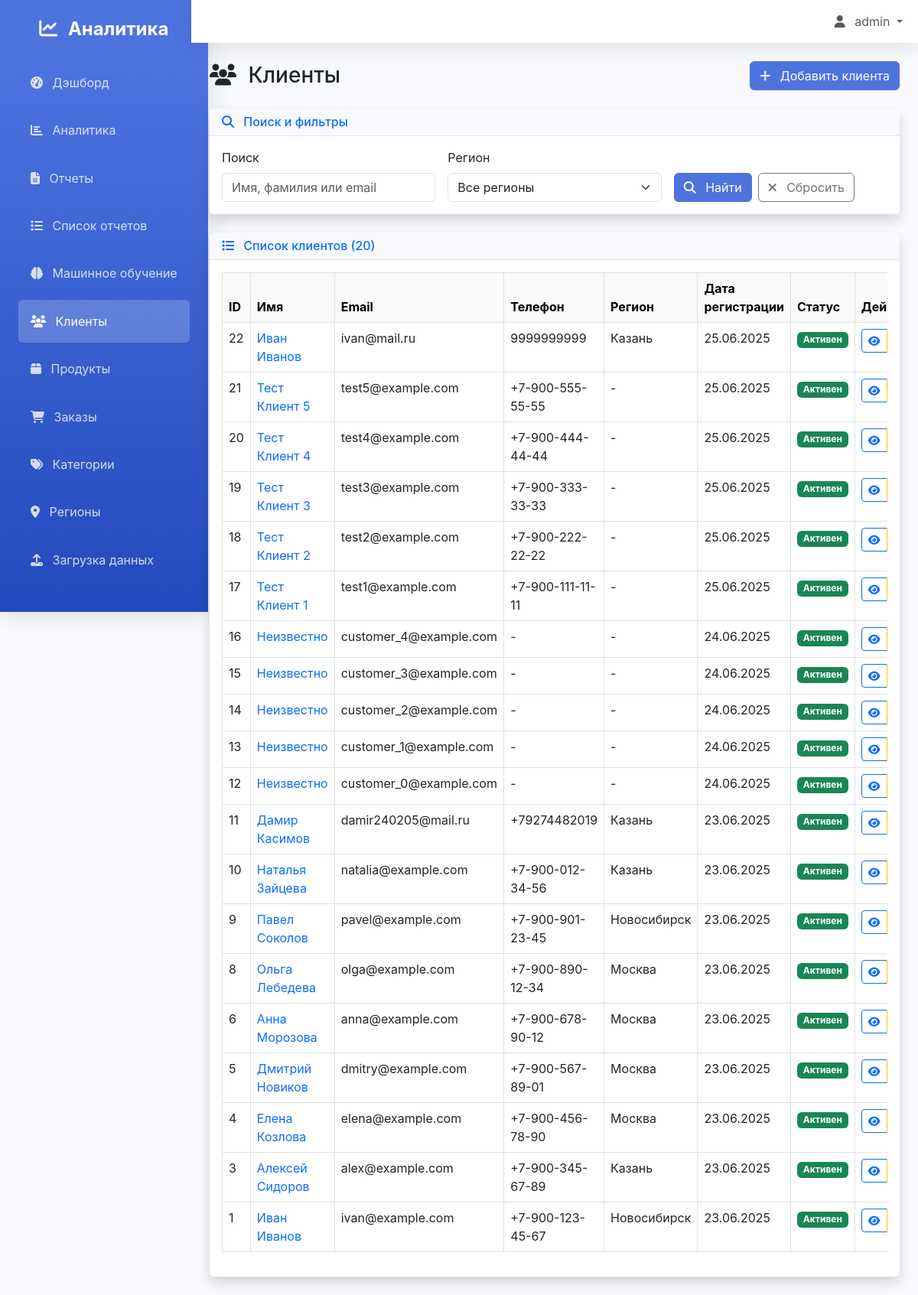
The page /customers/ (signed in) on the database its author committed.
### analytics/models.py (models this page shows, shortened)
class Customer(models.Model):
    GENDER_CHOICES = [
        ('M', 'Мужской'),
        ('F', 'Женский'),
        ('O', 'Другой'),
    ]
    user = models.OneToOneField(User, on_delete=models.CASCADE, null=True, blank=True, verbose_name="Пользователь")
    first_name = models.CharField(max_length=100, verbose_name="Имя")
    last_name = models.CharField(max_length=100, verbose_name="Фамилия")
    email = models.EmailField(unique=True, verbose_name="Email")
    phone = models.CharField(max_length=20, blank=True, verbose_name="Телефон")
    gender = models.CharField(max_length=1, choices=GENDER_CHOICES, blank=True, verbose_name="Пол")
    birth_date = models.DateField(null=True, blank=True, verbose_name="Дата рождения")
    region = models.ForeignKey(Region, on_delete=models.SET_NULL, null=True, blank=True, verbose_name="Регион")
    address = models.TextField(blank=True, verbose_name="Адрес")
    registration_date = models.DateTimeField(auto_now_add=True, verbose_name="Дата регистрации")
    is_active = models.BooleanField(default=True, verbose_name="Активен")
    class Meta:
        verbose_name = "Клиент"
        verbose_name_plural = "Клиенты"
        ordering = ['-registration_date']
    @property
    def full_name(self):
        return f"{self.first_name} {self.last_name}"

class Region(models.Model):
    name = models.CharField(max_length=100, verbose_name="Название")
    code = models.CharField(max_length=10, unique=True, verbose_name="Код региона")
    population = models.IntegerField(default=0, verbose_name="Население")
    created_at = models.DateTimeField(auto_now_add=True, verbose_name="Дата создания")
    class Meta:
        verbose_name = "Регион"
        verbose_name_plural = "Регионы"
        ordering = ['name']

### analytics/views.py (the view)
# urls.py: path('customers/', views.CustomerListView.as_view(), name='customer_list'),
class CustomerListView(LoginRequiredMixin, ListView):
    model = Customer
    template_name = 'analytics/customer_list.html'
    context_object_name = 'customers'
    paginate_by = 20
    def get_queryset(self):
        queryset = Customer.objects.all()
        search = self.request.GET.get('search')
        region = self.request.GET.get('region')
        if search:
            queryset = queryset.filter(
                Q(first_name__icontains=search) |
                Q(last_name__icontains=search) |
                Q(email__icontains=search)
            )
        if region:
            queryset = queryset.filter(region_id=region)
        return queryset
    def get_context_data(self, **kwargs):
        context = super().get_context_data(**kwargs)
        context['regions'] = Region.objects.all()
        return context

### templates/analytics/customer_list.html (shortened to what this page needs)
{% extends 'base.html' %}
{% load crispy_forms_tags %}
{% block content %}
<div class="d-flex justify-content-between align-items-center mb-4">
    <h1 class="h3 mb-0 text-gray-800">
        <i class="fas fa-users me-2"></i>
        Клиенты
    </h1>
    <a href="{% url 'analytics:customer_create' %}" class="btn btn-primary">
        <i class="fas fa-plus me-2"></i>
        Добавить клиента
    </a>
</div>
<div class="card shadow mb-4">
    <div class="card-header">
        <h6 class="m-0 font-weight-bold text-primary">
            <i class="fas fa-search me-2"></i>
            Поиск и фильтры
        </h6>
    </div>
    <div class="card-body">
        <form method="get" class="row g-3">
            <div class="col-md-4">
                <label for="search" class="form-label">Поиск</label>
                <input type="text" class="form-control" id="search" name="search"
                       value="{{ request.GET.search }}" placeholder="Имя, фамилия или email">
            </div>
            <div class="col-md-4">
                <label for="region" class="form-label">Регион</label>
                <select class="form-select" id="region" name="region">
                    <option value="">Все регионы</option>
                </select>
            </div>
            <div class="col-md-4 d-flex align-items-end">
                <button type="submit" class="btn btn-primary me-2">
                    <i class="fas fa-search me-2"></i>
                    Найти
                </button>
                <a href="{% url 'analytics:customer_list' %}" class="btn btn-outline-secondary">
                    <i class="fas fa-times me-2"></i>
                    Сбросить
                </a>
            </div>
        </form>
    </div>
</div>
<div class="card shadow">
    <div class="card-header">
        <h6 class="m-0 font-weight-bold text-primary">
            <i class="fas fa-list me-2"></i>
            Список клиентов ({{ page_obj.paginator.count }})
        </h6>
    </div>
    <div class="card-body">
        {% if customers %}
            <div class="table-responsive">
                <table class="table table-bordered table-hover">
                    <thead class="table-light">
                        <tr>
                            <th>ID</th>
                            <th>Имя</th>
                            <th>Email</th>
                            <th>Телефон</th>
                            <th>Регион</th>
                            <th>Дата регистрации</th>
                            <th>Статус</th>
                            <th>Действия</th>
                        </tr>
                    </thead>
                    <tbody>
                        {% for customer in customers %}
                        <tr>
                            <td>{{ customer.id }}</td>
                            <td>
                                <a href="{% url 'analytics:customer_detail' customer.pk %}" class="text-decoration-none">
                                    {{ customer.full_name }}
                                </a>
                            </td>
                            <td>{{ customer.email }}</td>
                            <td>{{ customer.phone|default:"-" }}</td>
                            <td>{{ customer.region.name|default:"-" }}</td>
                            <td>{{ customer.registration_date|date:"d.m.Y" }}</td>
                            <td>
                                <span class="badge bg-{% if customer.is_active %}success{% else %}danger{% endif %}">
                                    {% if customer.is_active %}Активен{% else %}Неактивен{% endif %}
                                </span>
                            </td>
                            <td>
                                <div class="btn-group" role="group">
                                    <a href="{% url 'analytics:customer_detail' customer.pk %}"
                                       class="btn btn-sm btn-outline-primary" title="Просмотр">
                                        <i class="fas fa-eye"></i>
                                    </a>
                                </div>
                            </td>
                        </tr>
                        {% endfor %}
                    </tbody>
                </table>
            </div>
        {% endif %}
    </div>
</div>
{% endblock %}

### templates/base.html (shortened to what this page needs)
<!DOCTYPE html>
<html lang="ru">
<head>
    <link href="https://cdn.jsdelivr.net/npm/bootstrap@5.3.0/dist/css/bootstrap.min.css" rel="stylesheet">
    <link rel="stylesheet" href="https://cdnjs.cloudflare.com/ajax/libs/font-awesome/6.4.0/css/all.min.css">
</head>
<body>
    <nav class="sidebar position-fixed" id="sidebar">
        <div class="p-4">
            <div class="text-center mb-4">
                <h4 class="text-white fw-bold">
                    <i class="fas fa-chart-line me-2"></i>
                    Аналитика
                </h4>
            </div>
            <ul class="nav flex-column">
                <li class="nav-item">
                    <a class="nav-link" href="{% url 'dashboard:dashboard' %}">
                        <i class="fas fa-tachometer-alt me-2"></i>
                        Дэшборд
                    </a>
                </li>
                <li class="nav-item">
                    <a class="nav-link" href="{% url 'dashboard:analytics' %}">
                        <i class="fas fa-chart-bar me-2"></i>
                        Аналитика
                    </a>
                </li>
                <li class="nav-item">
                    <a class="nav-link" href="{% url 'dashboard:reports' %}">
                        <i class="fas fa-file-alt me-2"></i>
                        Отчеты
                    </a>
                </li>
                <li class="nav-item">
                    <a class="nav-link" href="{% url 'analytics:report_list' %}">
                        <i class="fas fa-list me-2"></i>
                        Список отчетов
                    </a>
                </li>
                <li class="nav-item">
                    <a class="nav-link" href="{% url 'ml_models:dashboard' %}">
                        <i class="fas fa-brain me-2"></i>
                        Машинное обучение
                    </a>
                </li>
                <li class="nav-item">
                    <a class="nav-link" href="{% url 'analytics:customer_list' %}">
                        <i class="fas fa-users me-2"></i>
                        Клиенты
                    </a>
                </li>
                <li class="nav-item">
                    <a class="nav-link" href="{% url 'analytics:product_list' %}">
                        <i class="fas fa-box me-2"></i>
                        Продукты
                    </a>
                </li>
                <li class="nav-item">
                    <a class="nav-link" href="{% url 'analytics:order_list' %}">
                        <i class="fas fa-shopping-cart me-2"></i>
                        Заказы
                    </a>
                </li>
                <li class="nav-item">
                    <a class="nav-link" href="{% url 'analytics:category_list' %}">
                        <i class="fas fa-tags me-2"></i>
                        Категории
                    </a>
                </li>
                <li class="nav-item">
                    <a class="nav-link" href="{% url 'analytics:region_list' %}">
                        <i class="fas fa-map-marker-alt me-2"></i>
                        Регионы
                    </a>
                </li>
                <li class="nav-item">
                    <a class="nav-link" href="{% url 'analytics:data_upload' %}">
                        <i class="fas fa-upload me-2"></i>
                        Загрузка данных
                    </a>
                </li>
            </ul>
        </div>
    </nav>
    <div class="main-content">
        <nav class="navbar navbar-expand-lg navbar-light">
            <div class="container-fluid">
                <div class="navbar-nav ms-auto">
                    {% if user.is_authenticated %}
                        <div class="nav-item dropdown">
                            <a class="nav-link dropdown-toggle" href="#" id="navbarDropdown" role="button" data-bs-toggle="dropdown">
                                <i class="fas fa-user me-2"></i>
                                {{ user.get_full_name|default:user.username }}
                            </a>
                        </div>
                    {% else %}
                        <a class="nav-link" href="{% url 'login' %}">
                            <i class="fas fa-sign-in-alt me-2"></i>Войти
                        </a>
                    {% endif %}
                </div>
            </div>
        </nav>
        <div class="container-fluid p-4">
            {% block content %}{% endblock %}
        </div>
    </div>
</body>
</html>

### templates/base.html (style rules this page uses)
:root { --primary-color: #4e73df; --secondary-color: #858796; --success-color: #1cc88a; --info-color: #36b9cc; --warning-color: #f6c23e; --danger-color: #e74a3b; --dark-color: #5a5c69; }
body { font-family: 'Nunito', -apple-system, BlinkMacSystemFont, "Segoe UI", Roboto, "Helvetica Neue", Arial, sans-serif; background-color: #f8f9fc; }
.sidebar { min-height: 100vh; background: linear-gradient(180deg, var(--primary-color) 10%, #224abe 100%); box-shadow: 0 0.15rem 1.75rem 0 rgba(58, 59, 69, 0.15); }
.sidebar .nav-link { color: rgba(255, 255, 255, 0.8); padding: 1rem; border-radius: 0.35rem; margin: 0.2rem 0; transition: all 0.3s ease; }
.sidebar .nav-link.active { color: #fff; background-color: rgba(255, 255, 255, 0.2); }
.main-content { margin-left: 0; transition: margin-left 0.3s ease; }
@media (min-width: 768px) { .main-content { margin-left: 250px; } }
.card { border: none; border-radius: 0.35rem; box-shadow: 0 0.15rem 1.75rem 0 rgba(58, 59, 69, 0.15); }
.card-header { background-color: #f8f9fc; border-bottom: 1px solid #e3e6f0; font-weight: 700; }
.btn-primary { background-color: var(--primary-color); border-color: var(--primary-color); }
.navbar { background-color: #fff; box-shadow: 0 0.15rem 1.75rem 0 rgba(58, 59, 69, 0.15); }

### rows shown on the page
Customer: id "22", full_name "Иван Иванов", email "ivan@mail.ru", phone "9999999999", region.name "Казань", registration_date "25.06.2025", is_active "Активен"
Customer: id "21", full_name "Тест Клиент 5", email "test5@example.com", phone "+7-900-555-55-55", region.name "-", registration_date "25.06.2025", is_active "Активен"
Customer: id "20", full_name "Тест Клиент 4", email "test4@example.com", phone "+7-900-444-44-44", region.name "-", registration_date "25.06.2025", is_active "Активен"
Customer: id "19", full_name "Тест Клиент 3", email "test3@example.com", phone "+7-900-333-33-33", region.name "-", registration_date "25.06.2025", is_active "Активен"
Customer: id "18", full_name "Тест Клиент 2", email "test2@example.com", phone "+7-900-222-22-22", region.name "-", registration_date "25.06.2025", is_active "Активен"
Customer: id "17", full_name "Тест Клиент 1", email "test1@example.com", phone "+7-900-111-11-11", region.name "-", registration_date "25.06.2025", is_active "Активен"
Customer: id "16", full_name "Неизвестно", email "customer_4@example.com", phone "-", region.name "-", registration_date "24.06.2025", is_active "Активен"
Customer: id "15", full_name "Неизвестно", email "customer_3@example.com", phone "-", region.name "-", registration_date "24.06.2025", is_active "Активен"
Customer: id "14", full_name "Неизвестно", email "customer_2@example.com", phone "-", region.name "-", registration_date "24.06.2025", is_active "Активен"
Customer: id "13", full_name "Неизвестно", email "customer_1@example.com", phone "-", region.name "-", registration_date "24.06.2025", is_active "Активен"
Customer: id "12", full_name "Неизвестно", email "customer_0@example.com", phone "-", region.name "-", registration_date "24.06.2025", is_active "Активен"
Customer: id "11", full_name "Дамир Касимов", email "damir240205@mail.ru", phone "+79274482019", region.name "Казань", registration_date "23.06.2025", is_active "Активен"
Customer: id "10", full_name "Наталья Зайцева", email "natalia@example.com", phone "+7-900-012-34-56", region.name "Казань", registration_date "23.06.2025", is_active "Активен"
Customer: id "9", full_name "Павел Соколов", email "pavel@example.com", phone "+7-900-901-23-45", region.name "Новосибирск", registration_date "23.06.2025", is_active "Активен"
Customer: id "8", full_name "Ольга Лебедева", email "olga@example.com", phone "+7-900-890-12-34", region.name "Москва", registration_date "23.06.2025", is_active "Активен"
Customer: id "6", full_name "Анна Морозова", email "anna@example.com", phone "+7-900-678-90-12", region.name "Москва", registration_date "23.06.2025", is_active "Активен"
Customer: id "5", full_name "Дмитрий Новиков", email "dmitry@example.com", phone "+7-900-567-89-01", region.name "Москва", registration_date "23.06.2025", is_active "Активен"
Customer: id "4", full_name "Елена Козлова", email "elena@example.com", phone "+7-900-456-78-90", region.name "Москва", registration_date "23.06.2025", is_active "Активен"
Customer: id "3", full_name "Алексей Сидоров", email "alex@example.com", phone "+7-900-345-67-89", region.name "Казань", registration_date "23.06.2025", is_active "Активен"
Customer: id "1", full_name "Иван Иванов", email "ivan@example.com", phone "+7-900-123-45-67", region.name "Новосибирск", registration_date "23.06.2025", is_active "Активен"

### other values the page prints
{{ user.get_full_name|default:user.username }} "admin"
{{ page_obj.paginator.count }} "20"
